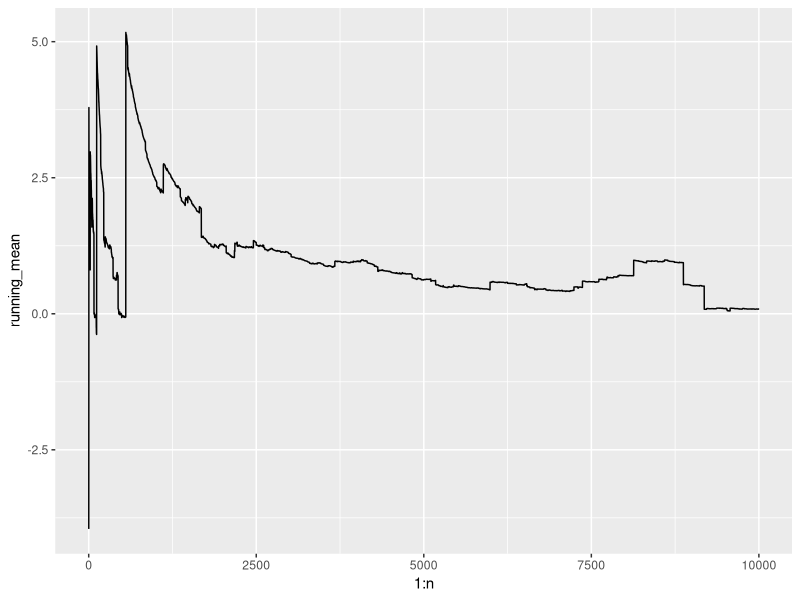
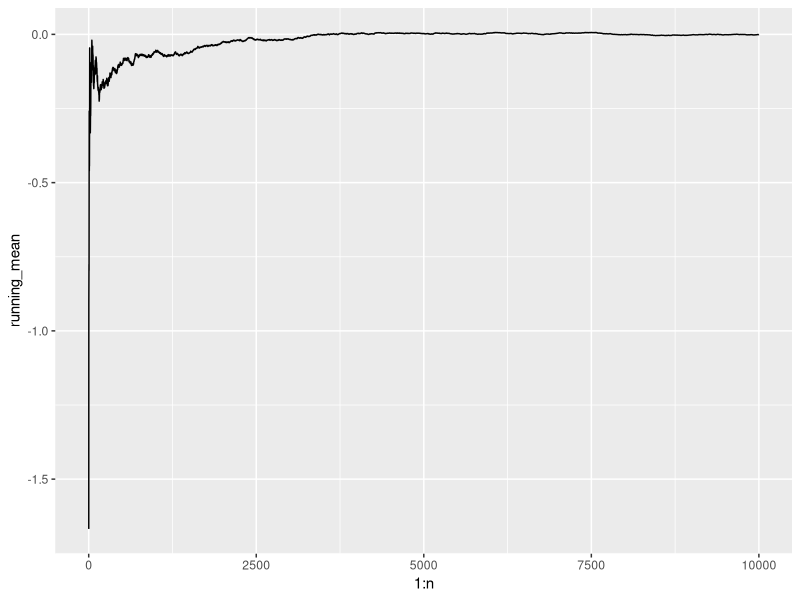

Recreate these plots in R, in order.
## ---- chunk 1
#| include: false

knitr::opts_chunk$set(echo = TRUE,
                  message = FALSE,
                  warning = FALSE)
## ---- chunk 2
library(tidyverse)
library(patchwork)
## ---- chunk 3
lambda <- .5
n <- 20
n_sims <- 10000
lambda_hat <- numeric(n_sims)

for(i in 1:n_sims){
  sample <- rexp(n, rate = lambda)
  lambda_hat[i] <- n/sum(sample)
}

var(lambda_hat)
lambda^2/n
## ---- chunk 4
lambda <- .5
n <- 200
n_sims <- 10000
lambda_hat <- numeric(n_sims)

for(i in 1:n_sims){
  sample <- rexp(n, rate = lambda)
  lambda_hat[i] <- log(2)/median(sample)
}

mean(lambda_hat)
lambda
var(lambda_hat)
lambda^2/n
## ---- chunk 5
n <- 10000
running_mean <- numeric(n)
sample <- rcauchy(n)

for(i in 1:n){
  running_mean[i] <- mean(sample[1:i])
}

ggplot() + 
  geom_line(aes(x = 1:n, y = running_mean)) 
## ---- chunk 6
n <- 10000
running_mean <- numeric(n)
sample <- rnorm(n)

for(i in 1:n){
  running_mean[i] <- mean(sample[1:i])
}

ggplot() + 
  geom_line(aes(x = 1:n, y = running_mean)) 
## ---- chunk 7
n <- 20
n_sims <- 1000
sample_mean_norm <- numeric(n)
sample_mean_cauchy <- numeric(n)

for(i in 1:n_sims){
  samp1 <- rnorm(n)
  samp2 <- rcauchy(n)
  sample_mean_norm[i] = mean(samp1)
  sample_mean_cauchy[i] = mean(samp2)
}

var(sample_mean_norm)
var(sample_mean_cauchy)
